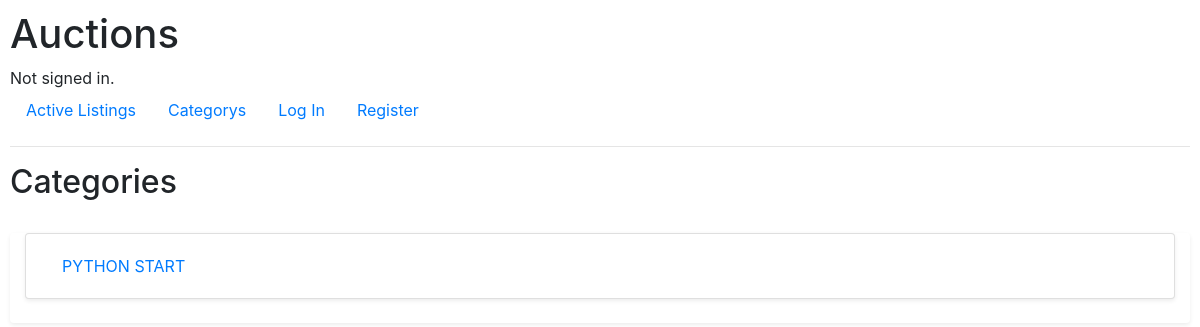
Before: /categorys with the older database file.
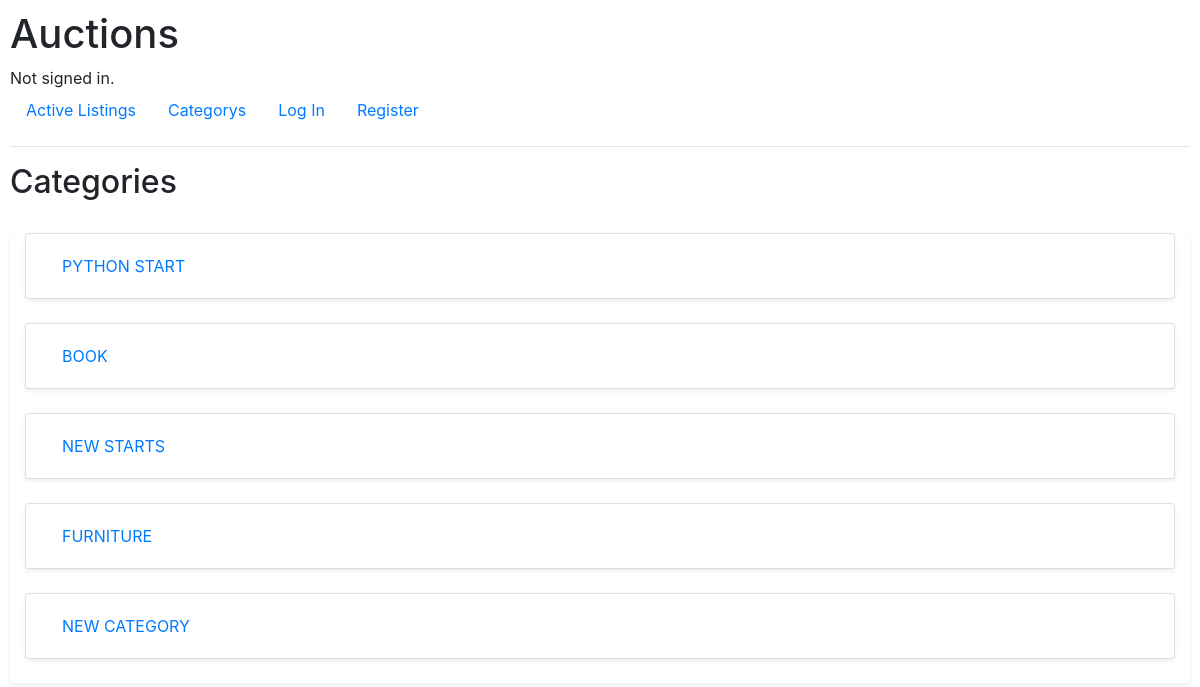
After: the same page with the newer database file.
### auctions/models.py (models this page shows, shortened)
class category(models.Model):
    name = models.CharField(max_length=264)

### auctions/views.py (the view)
# urls.py: path("categorys", views.display_categorys, name="categorys"),
def display_categorys(request):
    categorys = category.objects.all()
    return render(request, "auctions/categorys.html", {
        "categorys": categorys
    })

### auctions/templates/auctions/categorys.html
{% extends "auctions/layout.html" %}
{% block body %}
    <h2>Categories</h2>
    <br>
    <div class="container-fluid rounded shadow-sm">
        {% for category in categorys %}
            <ul class="list-group">
                <li class="list-group-item rounded shadow-sm"><a class="nav-link" href="{% url 'unique_category' category.name %}">{{ category.name.upper }}</a></li>
                <br>
            </ul>
        {% endfor %}
        </div>
{% endblock %}

### auctions/templates/auctions/layout.html (shortened to what this page needs)
{% load static %}
<!DOCTYPE html>
<html lang="en">
    <head>
        <link rel="stylesheet" href="https://stackpath.bootstrapcdn.com/bootstrap/4.4.1/css/bootstrap.min.css">
        <link href="{% static 'auctions/styles.css' %}" rel="stylesheet">
        <link href="{% static 'auctions/Luyanda.css' %}" rel="stylesheet">
    </head>
    <body>
        <h1>Auctions</h1>
        <div>
            {% if user.is_authenticated %}
                Signed in as <strong>{{ user.username.upper }}</strong>.
            {% else %}
                Not signed in.
            {% endif %}
        </div>
        <ul class="nav">
            <li class="nav-item">
                <a class="nav-link" href="{% url 'index' %}">Active Listings</a>
            </li>
            <li class="nav-item">
                <a class="nav-link" href="{% url 'categorys' %}">Categorys</a>
            </li>
            {% if user.is_authenticated %}
                <li class="nav-item">
                    <a class="nav-link" href="{% url 'newListingPage' %}">New Listings</a>
                </li>
                <li class="nav-item">
                    <a class="nav-link" href="{% url 'viewWatchList' user.id%}">Watchlist</a>
                </li>
                <li class="nav-item">
                    <a class="nav-link" href="{% url 'logout' %}">Log Out</a>
                </li>
            {% else %}
                <li class="nav-item">
                    <a class="nav-link" href="{% url 'login' %}">Log In</a>
                </li>
                <li class="nav-item">
                    <a class="nav-link" href="{% url 'register' %}">Register</a>
                </li>
            {% endif %}
        </ul>
        <hr>
        {% block body %}
        {% endblock %}
    </body>
</html>

### auctions/static/auctions/styles.css (style rules this page uses)
body { padding: 10px; }

Changed rows visible on the page:
added category: name "BOOK"
added category: name "NEW STARTS"
added category: name "FURNITURE"
added category: name "NEW CATEGORY"
